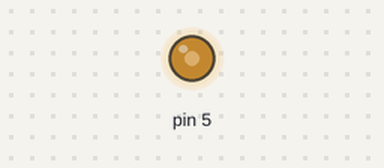
Bench run of a sketch on a simulated Arduino Uno, built with avr-gcc and run on an emulated ATmega328P. On the bench: output pins drawn as LEDs (lit = HIGH).

Above: at 0.1 s.
Timing chart, 0 to 1.6 s (numbered marks = the images above):
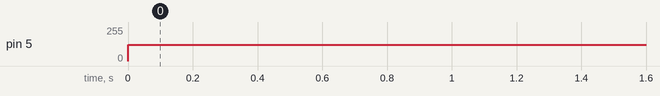

Measured:
- by itself, pin 5: 0/255 → 123/255 at 0.00 s

The sketch:

Servomotorn2.ino
```cpp
void setup() {
  // put your setup code here, to run once:

}

void loop() {
  // put your main code here, to run repeatedly:
analogWrite(5, 123);
delay(3000);

}
```
